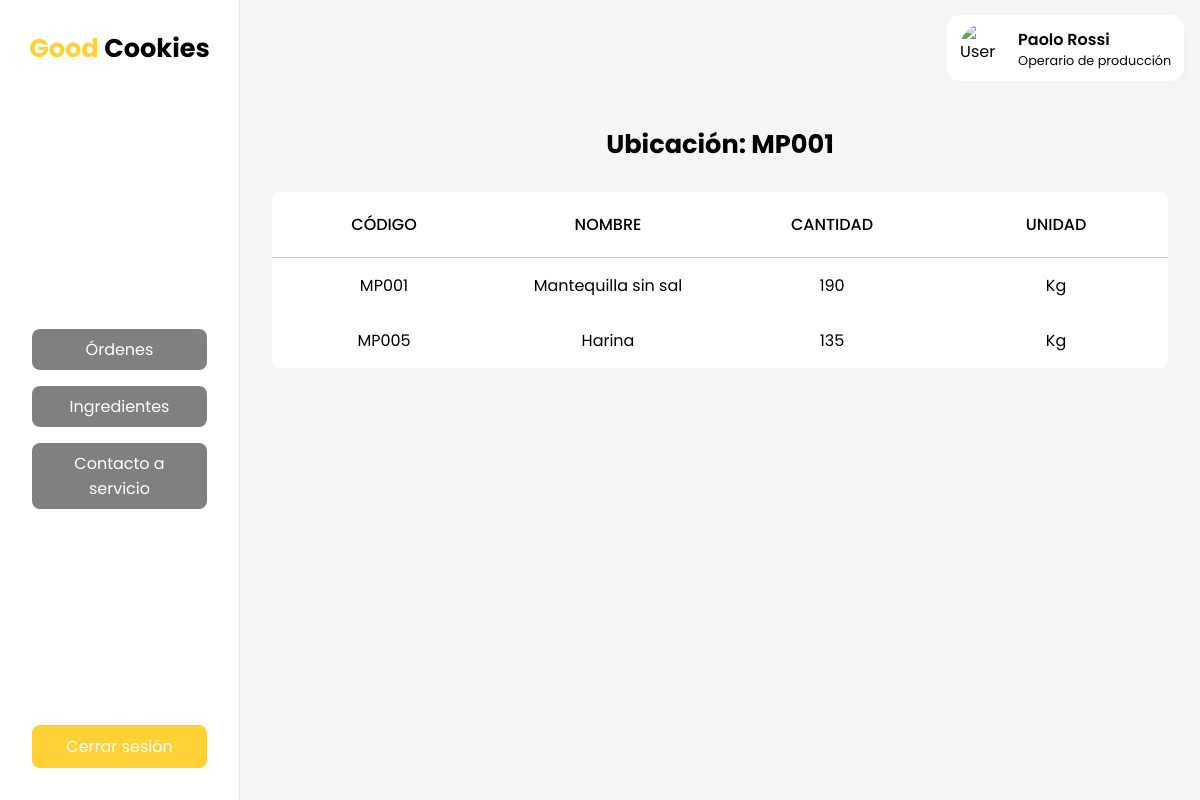
The page /ubicacion.php?cod=MP001 (signed in) on the database its author committed.
### tables this page shows
CREATE TABLE `menuxrol` (
  `cod` int(11) NOT NULL,
  `rol` varchar(50) NOT NULL,
  `menu` varchar(50) NOT NULL,
  `href` varchar(50) NOT NULL
);

CREATE TABLE `materiaprima` (
  `cod` int(11) NOT NULL,
  `nombre` varchar(50) NOT NULL,
  `unidad` varchar(20) NOT NULL
);

### ubicacion.php (called while the page is built, shortened)
<?php
  include('layouts/dashboard.php');
?>

### layouts/dashboard.php (the view, shortened to what this page needs)
<?php
    $rol = $_SESSION["rol"];
    $enlace = mysqli_connect("localhost","root","","GoodCookies");
    $sentencia = "select * from menuxrol where rol='$rol';";
    $resultado_menu = mysqli_query($enlace, $sentencia);
?>
<!DOCTYPE html>
<html>
  <head>
    <link rel="stylesheet" href="styles/main.css" />
    <link rel="stylesheet" href="styles/dashboard.css" />
  </head>
  <body>
    <section id="dashboard">
      <nav>
        <h1>
          <a href="index.html">
            <span>Good</span> Cookies
          </a>
        </h1>
        <menu>
          <ul>
            <?php
            $currentMenu = explode(".php", explode("/", $_SERVER['REQUEST_URI'])[1])[0];
            while ($row_menu = $resultado_menu->fetch_row()) {
                if ($row_menu[3] == $currentMenu) {
                    echo "<li class='active'><a href='$row_menu[3].php'>$row_menu[2]</a></li>";
                } else {
                    echo "<li><a href='$row_menu[3].php'>$row_menu[2]</a></li>";
                }
            }
            ?>
          </ul>
          <div class="menu-buttons">
            <a href="functions/logout.php" class="logout">Cerrar sesión</a>
          </div>
        </menu>
      </nav>
      <div class="dashboard_right">
        <header>
          <a href="perfil.php">
            <div class="user_profile_card">
              <img
                src="https://res.cloudinary.com/paolorossi/image/upload/v1652998240/spotiparty/user_placeholder_zpoic6.png"
                alt="User Image"
                width="50"
                height="50"
              />
              <div>
                <?php
                    echo "<p>".$_SESSION["displayName"]."</p>";
                    echo "<span>".$_SESSION["rol"]."</span>";
                ?>
              </div>
            </div>
          </a>
        </header>
        <main><?php include($childView); ?></main>
      </div>
    </section>
  </body>
</html>

### views/_ubicacion.php
<?php
    $nombreUbicacion = $_GET['cod'];
    echo "<h1>Ubicación: $nombreUbicacion</h1>";
    $enlace = mysqli_connect("localhost", "root", "", "GoodCookies");
    $sentencia_ubicacion = "select cod from ubicacion
                            where nombre = '$nombreUbicacion';";
    $resultado_ubicacion = mysqli_query($enlace, $sentencia_ubicacion);
    $registro_ubicacion = mysqli_fetch_row($resultado_ubicacion);
    $codUbicacion = $registro_ubicacion[0];
    $sentencia_materiaprima = "select mp.cod, mp.nombre, sum(m.cantidad) as cantidad, mp.unidad from materiaprima mp
                                    join movimiento m on mp.cod = m.codItem
                                where (m.codUbicacionOrigen = '$codUbicacion' or m.codUbicacionDestino = '$codUbicacion')
                                group by mp.cod, mp.nombre, mp.unidad;";
    $resultado_materiaprima = mysqli_query($enlace, $sentencia_materiaprima);
?>
<table>
    <thead>
        <tr>
            <th>Código</th>
            <th>Nombre</th>
            <th>Cantidad</th>
            <th>Unidad</th>
        </tr>
    </thead>
    <tbody>
        <?php
            while ($row_materiaprima = $resultado_materiaprima->fetch_row()) {
                echo "<tr>";
                    echo "<td>MP00".$row_materiaprima[0]."</td>";
                    echo "<td>".$row_materiaprima[1]."</td>";
                    echo "<td>".$row_materiaprima[2]."</td>";
                    echo "<td>".$row_materiaprima[3]."</td>";
                echo "</tr>";
            }
        ?>
    </tbody>
</table>

### styles/main.css (style rules this page uses)
:root { --primary: #fed136; --secondary: #ce793c; }
* { margin: 0; padding: 0; box-sizing: border-box; font-family: 'Poppins', sans-serif; }
a { color: #000; text-decoration: none; }
ul { list-style: none; }
table { width: 100%; table-layout: fixed; border-radius: 0.5rem; border-collapse: collapse; background-color: white; }
th { padding: 20px 15px; text-align: center; font-weight: 500; text-transform: uppercase; border-bottom: solid 1px #ccc; }
td { padding: 15px; text-align: center; vertical-align: middle; }

### styles/dashboard.css (style rules this page uses)
#dashboard { display: flex; flex-direction: row; height: 100vh; }
#dashboard nav { display: flex; flex-direction: column; width: 20%; min-width: 240px; max-width: 320px; background-color: white; border-right: rgba(0, 0, 0, 0.1) 1px solid; }
#dashboard menu { flex: 1; gap: 1rem; padding: 2rem; display: flex; flex-direction: column; }
#dashboard menu ul { flex: 1; display: flex; flex-direction: column; justify-content: center; gap: 1rem; }
#dashboard menu li { display: flex; cursor: pointer; text-align: center; border-radius: 0.5rem; background-color: gray; }
#dashboard menu li a { width: 100%; color: white; padding: 0.5rem 1rem; }
#dashboard header { height: 6rem; background-color: whitesmoke; display: flex; justify-content: end; align-items: center; padding: 0 1rem; }
#dashboard main { flex: 1; display: flex; flex-direction: column; padding: 0 2rem; background-color: whitesmoke; }
#dashboard h1 { text-align: center; font-size: 1.6rem; font-weight: 700; height: 6rem; display: flex; align-items: center; justify-content: center; }
#dashboard h1 span { color: var(--primary); }
.dashboard_right { flex: 1; display: flex; flex-direction: column; }
.menu-buttons { display: flex; flex-direction: column; gap: 1rem; }
.logout { padding: 0.5rem 1rem; border-radius: 0.5rem; border: 1px solid transparent; background-color: var(--primary); color: white; text-align: center; }
.user_profile_card { display: flex; align-items: center; justify-content: center; padding: 0.5rem 0.8rem; border-radius: 0.8rem; background-color: white; box-shadow: 10px 5px 10px -12px rgba(0, 0, 0, 0.1); }
.user_profile_card div { display: flex; flex-direction: column; }
.user_profile_card img { border-radius: 50%; margin-right: 0.5rem; }
.user_profile_card p { font-weight: 600; }
.user_profile_card span { color: #080808; font-size: 0.8rem; }

### rows shown on the page
menuxrol: menu "Órdenes"
menuxrol: menu "Ingredientes"
menuxrol: menu "Contacto a servicio"
materiaprima: cod "1", nombre "Mantequilla sin sal", row_materiaprima "190", unidad "Kg"
materiaprima: cod "5", nombre "Harina", row_materiaprima "135", unidad "Kg"

### other values the page prints
$_SESSION["displayName"] "Paolo Rossi"
$_SESSION["rol"] "Operario de producción"
$nombreUbicacion "MP001"
